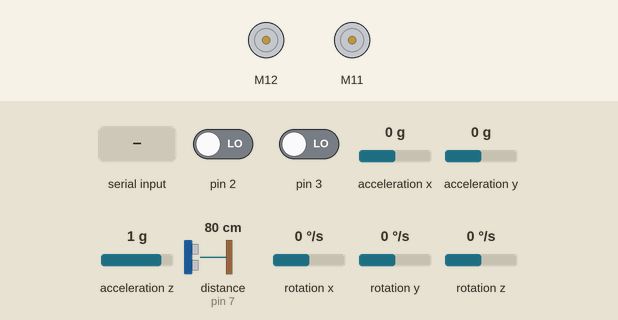
Recording of a sketch running on a simulated Arduino Uno, built with avr-gcc and run on an emulated ATmega328P. Parts: 2 × DC motor (green arrow = forward, orange = backward, longer = faster). Inputs (shaded band) come from the test bench; at power-on: distance to the obstacle (sensor on pin 7) 80 cm, pin 2 LOW, pin 3 LOW, acceleration x 0 g, acceleration y 0 g, acceleration z 1 g, rotation x 0 °/s, rotation y 0 °/s, rotation z 0 °/s. Random numbers use the default seed unless the sketch sets one; what the sketch prints to the serial monitor is not drawn.

Above: at 2.0 s.
2.1 s: "6" received over Serial
At 3.3 s:
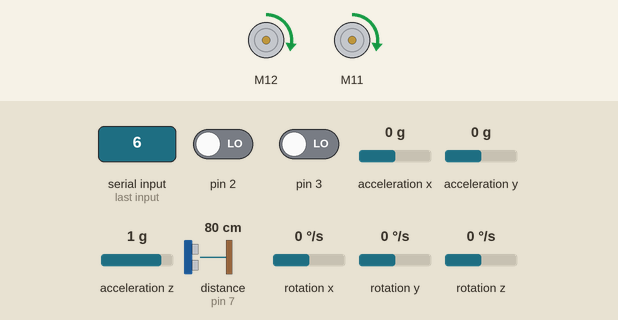
At 5.0 s:
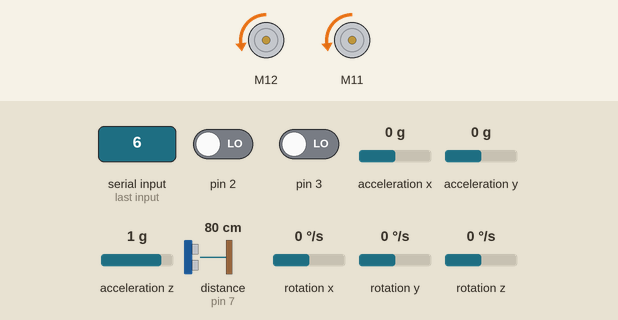
5.1 s: distance to the obstacle (sensor on pin 7) set to 11 cm
7.7 s: distance to the obstacle (sensor on pin 7) set to 8 cm
10.1 s: "6" received over Serial
12.3 s: "1" received over Serial
At 13.2 s:
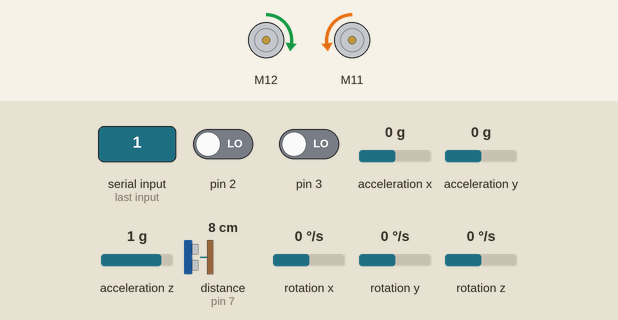
13.8 s: "4" received over Serial
At 14.4 s:
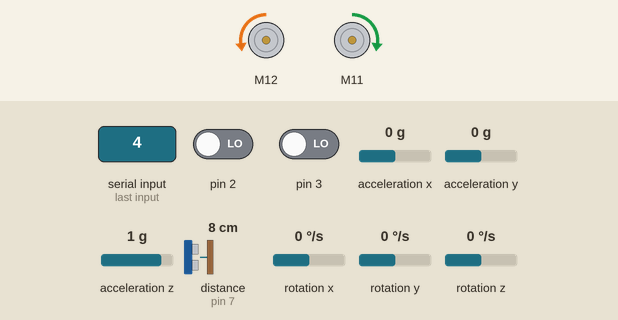
Timing chart, 0 to 16.3 s (numbered marks = the images above; inputs shaded):
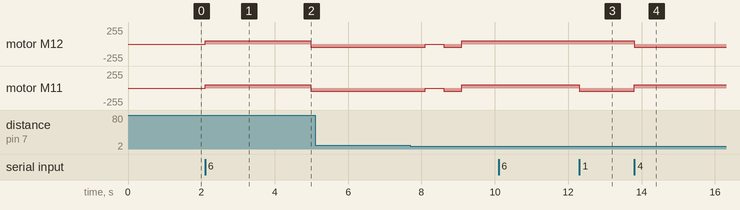

The sketch:

sketch_apr15b.ino
```cpp
#include <MeAuriga.h>
#include <Wire.h>

MeGyro gyro(0, 0x69);

// For line
MeLineFollower lineFinder(PORT_6);

// For motor
MeEncoderOnBoard rightMotor(SLOT1);
MeEncoderOnBoard leftMotor(SLOT2);

// For UltrasonicSensor
MeUltrasonicSensor ultraSensor(PORT_7);

// Global direction
enum DIRECTION
{
  FORWARD,
  BACK,
  LEFT,
  RIGHT
};

DIRECTION direction = BACK;
int SPEED = 50;
float previousX = 0;
float previousY = 0;
int startdir = 1;
char data;
bool manual = true;

float distanceX = 0;
float distanceY = 0;
int leftPulses = 0;
int rightPulses = 0;

void isr_process_encoder1(void)
{
  if (digitalRead(rightMotor.getPortB()) == 0)
  {
    rightMotor.pulsePosMinus();
  }
  else
  {
    rightMotor.pulsePosPlus();
  }
}

void isr_process_encoder2(void)
{
  if (digitalRead(leftMotor.getPortB()) == 0)
  {
    leftMotor.pulsePosMinus();
  }
  else
  {
    leftMotor.pulsePosPlus();
  }
}

void setup()
{
  Serial.begin(115200);
  gyro.begin();
  attachInterrupt(rightMotor.getIntNum(), isr_process_encoder1, RISING);
  attachInterrupt(leftMotor.getIntNum(), isr_process_encoder2, RISING);

  //Set PWM 8KHz
  TCCR1A = _BV(WGM10);
  TCCR1B = _BV(CS11) | _BV(WGM12);

  TCCR2A = _BV(WGM21) | _BV(WGM20);
  TCCR2B = _BV(CS21);
}

// OM VÄNSTER ÄR NEGATIV OCH HÖGER POSITIV SÅ GÅR DEN BAKÅT
// 1 är HÖGER
// 2 är VÄNSTER
void driveForward()
{
  leftMotor.setMotorPwm(60);
  rightMotor.setMotorPwm(-60);
  leftMotor.updateSpeed();
  rightMotor.updateSpeed();
  direction = FORWARD;
}

void driveBack()
{
  leftMotor.setMotorPwm(-60);
  rightMotor.setMotorPwm(60);
  leftMotor.updateSpeed();
  rightMotor.updateSpeed();
  direction = BACK;
}

void collisionDetection()
{
  if (ultraSensor.distanceCm() < 10)
  {
    Serial.write("obstacle detected, chainging direction");
    motorStop();
    int randomInt = random(1, 3);
    if (randomInt == 1)
    {
      driveLeft();
    }
    else if (randomInt == 2)
    {
      driveRight();
    }
  }
}

void driveRight()
{
  if (direction == BACK)
  {
    driveForward();
    delay(100);
    rightMotor.setMotorPwm(SPEED);
    rightMotor.updateSpeed();
    leftMotor.setMotorPwm(SPEED);
    leftMotor.updateSpeed();
  }
  else
  {
    rightMotor.setMotorPwm(-SPEED);
    rightMotor.updateSpeed();
    leftMotor.setMotorPwm(-SPEED);
    leftMotor.updateSpeed();
  }
  delay(500);
  driveForward();
}

void driveLeft()
{
  if (direction == BACK)
  {
    driveForward();
    delay(100);
    rightMotor.setMotorPwm(-SPEED);
    rightMotor.updateSpeed();
    leftMotor.setMotorPwm(-SPEED);
    leftMotor.updateSpeed();
  }
  else
  {
    rightMotor.setMotorPwm(SPEED);
    rightMotor.updateSpeed();
    leftMotor.setMotorPwm(SPEED);
    leftMotor.updateSpeed();
  }
  delay(500);
  driveForward();
}
void motorStop()
{
  rightMotor.setMotorPwm(0);
  rightMotor.updateSpeed();
  leftMotor.setMotorPwm(0);
  leftMotor.updateSpeed();
  Serial.println(ultraSensor.distanceCm());
  delay(500);
}

void manualDriveForward()
{
  leftMotor.setMotorPwm(SPEED);
  rightMotor.setMotorPwm(-SPEED);
  leftMotor.updateSpeed();
  rightMotor.updateSpeed();
}

void manualDriveBackwards()
{
  leftMotor.setMotorPwm(-SPEED);
  rightMotor.setMotorPwm(SPEED);
  leftMotor.updateSpeed();
  rightMotor.updateSpeed();
}

void manualDriveLeft()
{
  rightMotor.setMotorPwm(-SPEED);
  rightMotor.updateSpeed();
  leftMotor.setMotorPwm(-SPEED);
  leftMotor.updateSpeed();
}

void manualDriveRight()
{
  rightMotor.setMotorPwm(SPEED);
  rightMotor.updateSpeed();
  leftMotor.setMotorPwm(SPEED);
  leftMotor.updateSpeed();
}

void updatePosition(float angle, int pulseRight, int pulseLeft)
{
  int averagePulses = (pulseLeft + (-pulseRight)) / 2;
  distanceX = -averagePulses * 0.056694 * sin(angle * (3.14 / 180)) + previousX;
  distanceY = -averagePulses * 0.056694 * cos(angle * (3.14 / 180)) + previousY;
  leftMotor.setPulsePos(0);
  rightMotor.setPulsePos(0);
  previousX = distanceX;
  previousY = distanceY;
  Serial.print("(");
  Serial.print(distanceX);
  Serial.print(", ");
  Serial.print(distanceY);
  Serial.println(")");
}

void loop()
{
  gyro.update();
  //delay(10);
  data = ' ';
  if (Serial.available())
  {
    data = Serial.read();
    Serial.println(data);
  }

  if (data == '6' || manual == true)
  {
    switch (data)
    {
    case '1':
      manualDriveForward();
      Serial.write("Driving Forwards");
      delay(50);
      break;
    case '2':
      Serial.write("Turning left");
      manualDriveLeft();
      delay(50);
      leftMotor.setPulsePos(0);
      rightMotor.setPulsePos(0);
      break;
    case '3':
      Serial.write("Turning right");
      manualDriveRight();
      delay(50);
      leftMotor.setPulsePos(0);
      rightMotor.setPulsePos(0);
      break;

    case '4':
      Serial.write("Driving Backwards");
      manualDriveBackwards();
      delay(50);
      break;
    case '5':
      leftPulses = leftMotor.getPulsePos();
      rightPulses = rightMotor.getPulsePos();
      updatePosition(gyro.getAngleZ(), leftPulses, rightPulses);
      Serial.write("breaking");
      motorStop();
      delay(50);
      break;

    case '6':
      Serial.write("switching mode");
      if (manual == false)
      {
        manual = true;
        Serial.write("Manual mode.");
      }
      else
      {
        manual = false;
        Serial.write("Automatic mode.");
      }
      break;

    default:
      break;
    }
  }
  if (manual == false)
  { //everything below is autonimus
    if (startdir == 1)
    {
      driveForward();
      startdir += 1;
    }
    collisionDetection();

    int sensorState = lineFinder.readSensors();
    switch (sensorState)
    {
    case S1_IN_S2_IN:
      if (direction == FORWARD)
      {
        int randomInt = random(1, 3);
        if (randomInt == 1)
        {
          rightMotor.setMotorPwm(-SPEED);
          rightMotor.updateSpeed();
          leftMotor.setMotorPwm(-SPEED);
          leftMotor.updateSpeed();
        }
        else if (randomInt == 2)
        {
          rightMotor.setMotorPwm(SPEED);
          rightMotor.updateSpeed();
          leftMotor.setMotorPwm(SPEED);
          leftMotor.updateSpeed();
        }
        int randomDelay = random(1000, 2001);
        delay(randomDelay);
      }
      else
      {
        driveForward();
        //delay(500);
      }
      break;
    case S1_IN_S2_OUT:
      if (direction == BACK)
      {
        driveRight();
      }
      else
      {
        driveLeft();
      }
      break;
    case S1_OUT_S2_IN:
      if (direction == BACK)
      {
        driveLeft();
      }
      else
      {
        driveRight();
      }
      break;
    case S1_OUT_S2_OUT:
      if (direction == FORWARD)
      {
        driveForward();
      }
      else
      {
        driveBack();
      }
      break;
    default:
      break;
    }
    delay(50);
  }
}
```

Measured:
- after the input at 2.1 s, motor M12, motor M11: stopped → forward 50/255 at once, → backward 50/255 2.9 s later
- after the input at 5.1 s, every drawn part: stays the same
- after the input at 10.1 s, every drawn part: stays the same
- after the input at 12.3 s, motor M11: forward 50/255 → backward 50/255 at once
- after the input at 13.8 s, motor M12: forward 50/255 → backward 50/255 at once; motor M11: backward 50/255 → forward 50/255 at once
